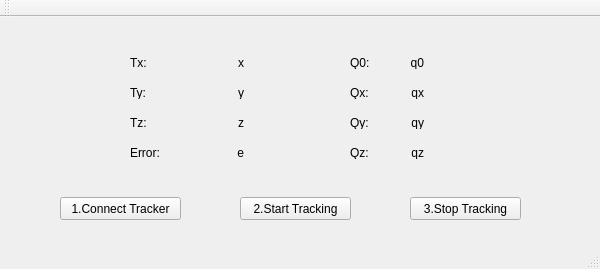
<?xml version="1.0" encoding="UTF-8"?>
<ui version="4.0">
 <class>MyClassClass</class>
 <widget class="QMainWindow" name="MyClassClass">
  <property name="geometry">
   <rect>
    <x>0</x>
    <y>0</y>
    <width>600</width>
    <height>269</height>
   </rect>
  </property>
  <property name="windowTitle">
   <string>MyClass</string>
  </property>
  <widget class="QWidget" name="centralWidget">
   <widget class="QPushButton" name="pushButton_connect">
    <property name="geometry">
     <rect>
      <x>60</x>
      <y>180</y>
      <width>121</width>
      <height>23</height>
     </rect>
    </property>
    <property name="text">
     <string>1.Connect Tracker</string>
    </property>
   </widget>
   <widget class="QPushButton" name="pushButton_start">
    <property name="geometry">
     <rect>
      <x>240</x>
      <y>180</y>
      <width>111</width>
      <height>23</height>
     </rect>
    </property>
    <property name="text">
     <string>2.Start Tracking</string>
    </property>
   </widget>
   <widget class="QPushButton" name="pushButton_stop">
    <property name="geometry">
     <rect>
      <x>410</x>
      <y>180</y>
      <width>111</width>
      <height>23</height>
     </rect>
    </property>
    <property name="text">
     <string>3.Stop Tracking</string>
    </property>
   </widget>
   <widget class="QLabel" name="label_Tx">
    <property name="geometry">
     <rect>
      <x>130</x>
      <y>40</y>
      <width>54</width>
      <height>12</height>
     </rect>
    </property>
    <property name="text">
     <string>Tx:</string>
    </property>
   </widget>
   <widget class="QLabel" name="label_Ty">
    <property name="geometry">
     <rect>
      <x>130</x>
      <y>70</y>
      <width>54</width>
      <height>12</height>
     </rect>
    </property>
    <property name="text">
     <string>Ty:</string>
    </property>
   </widget>
   <widget class="QLabel" name="label_Tz">
    <property name="geometry">
     <rect>
      <x>130</x>
      <y>100</y>
      <width>54</width>
      <height>12</height>
     </rect>
    </property>
    <property name="text">
     <string>Tz:</string>
    </property>
   </widget>
   <widget class="QLabel" name="label_Terror">
    <property name="geometry">
     <rect>
      <x>130</x>
      <y>130</y>
      <width>54</width>
      <height>12</height>
     </rect>
    </property>
    <property name="text">
     <string>Error:</string>
    </property>
   </widget>
   <widget class="QLabel" name="label_valx">
    <property name="geometry">
     <rect>
      <x>190</x>
      <y>40</y>
      <width>54</width>
      <height>12</height>
     </rect>
    </property>
    <property name="text">
     <string>x</string>
    </property>
    <property name="alignment">
     <set>Qt::AlignRight|Qt::AlignTrailing|Qt::AlignVCenter</set>
    </property>
   </widget>
   <widget class="QLabel" name="label_valy">
    <property name="geometry">
     <rect>
      <x>190</x>
      <y>70</y>
      <width>54</width>
      <height>12</height>
     </rect>
    </property>
    <property name="text">
     <string>y</string>
    </property>
    <property name="alignment">
     <set>Qt::AlignRight|Qt::AlignTrailing|Qt::AlignVCenter</set>
    </property>
   </widget>
   <widget class="QLabel" name="label_valz">
    <property name="geometry">
     <rect>
      <x>190</x>
      <y>100</y>
      <width>54</width>
      <height>12</height>
     </rect>
    </property>
    <property name="text">
     <string>z</string>
    </property>
    <property name="alignment">
     <set>Qt::AlignRight|Qt::AlignTrailing|Qt::AlignVCenter</set>
    </property>
   </widget>
   <widget class="QLabel" name="label_vale">
    <property name="geometry">
     <rect>
      <x>190</x>
      <y>130</y>
      <width>54</width>
      <height>12</height>
     </rect>
    </property>
    <property name="text">
     <string>e</string>
    </property>
    <property name="alignment">
     <set>Qt::AlignRight|Qt::AlignTrailing|Qt::AlignVCenter</set>
    </property>
   </widget>
   <widget class="QLabel" name="label_Q0">
    <property name="geometry">
     <rect>
      <x>350</x>
      <y>40</y>
      <width>54</width>
      <height>12</height>
     </rect>
    </property>
    <property name="text">
     <string>Q0:</string>
    </property>
   </widget>
   <widget class="QLabel" name="label_Qx">
    <property name="geometry">
     <rect>
      <x>350</x>
      <y>70</y>
      <width>54</width>
      <height>12</height>
     </rect>
    </property>
    <property name="text">
     <string>Qx:</string>
    </property>
   </widget>
   <widget class="QLabel" name="label_Qy">
    <property name="geometry">
     <rect>
      <x>350</x>
      <y>100</y>
      <width>54</width>
      <height>12</height>
     </rect>
    </property>
    <property name="text">
     <string>Qy:</string>
    </property>
   </widget>
   <widget class="QLabel" name="label_Qz">
    <property name="geometry">
     <rect>
      <x>350</x>
      <y>130</y>
      <width>54</width>
      <height>12</height>
     </rect>
    </property>
    <property name="text">
     <string>Qz:</string>
    </property>
   </widget>
   <widget class="QLabel" name="label_valq0">
    <property name="geometry">
     <rect>
      <x>370</x>
      <y>40</y>
      <width>54</width>
      <height>12</height>
     </rect>
    </property>
    <property name="text">
     <string>q0</string>
    </property>
    <property name="alignment">
     <set>Qt::AlignRight|Qt::AlignTrailing|Qt::AlignVCenter</set>
    </property>
   </widget>
   <widget class="QLabel" name="label_valqx">
    <property name="geometry">
     <rect>
      <x>370</x>
      <y>70</y>
      <width>54</width>
      <height>12</height>
     </rect>
    </property>
    <property name="text">
     <string>qx</string>
    </property>
    <property name="alignment">
     <set>Qt::AlignRight|Qt::AlignTrailing|Qt::AlignVCenter</set>
    </property>
   </widget>
   <widget class="QLabel" name="label_valqy">
    <property name="geometry">
     <rect>
      <x>370</x>
      <y>100</y>
      <width>54</width>
      <height>12</height>
     </rect>
    </property>
    <property name="text">
     <string>qy</string>
    </property>
    <property name="alignment">
     <set>Qt::AlignRight|Qt::AlignTrailing|Qt::AlignVCenter</set>
    </property>
   </widget>
   <widget class="QLabel" name="label_valqz">
    <property name="geometry">
     <rect>
      <x>370</x>
      <y>130</y>
      <width>54</width>
      <height>12</height>
     </rect>
    </property>
    <property name="text">
     <string>qz</string>
    </property>
    <property name="alignment">
     <set>Qt::AlignRight|Qt::AlignTrailing|Qt::AlignVCenter</set>
    </property>
   </widget>
   <zorder>pushButton_connect</zorder>
   <zorder>pushButton_stop</zorder>
   <zorder>pushButton_start</zorder>
   <zorder>label_Tx</zorder>
   <zorder>label_Ty</zorder>
   <zorder>label_Tz</zorder>
   <zorder>label_Terror</zorder>
   <zorder>label_valx</zorder>
   <zorder>label_valy</zorder>
   <zorder>label_valz</zorder>
   <zorder>label_vale</zorder>
   <zorder>label_Q0</zorder>
   <zorder>label_Qx</zorder>
   <zorder>label_Qy</zorder>
   <zorder>label_Qz</zorder>
   <zorder>label_valq0</zorder>
   <zorder>label_valqx</zorder>
   <zorder>label_valqy</zorder>
   <zorder>label_valqz</zorder>
  </widget>
  <widget class="QMenuBar" name="menuBar">
   <property name="geometry">
    <rect>
     <x>0</x>
     <y>0</y>
     <width>600</width>
     <height>17</height>
    </rect>
   </property>
  </widget>
  <widget class="QToolBar" name="mainToolBar">
   <attribute name="toolBarArea">
    <enum>TopToolBarArea</enum>
   </attribute>
   <attribute name="toolBarBreak">
    <bool>false</bool>
   </attribute>
  </widget>
  <widget class="QStatusBar" name="statusBar"/>
 </widget>
 <layoutdefault spacing="6" margin="11"/>
 <resources>
  <include location="myclass.qrc"/>
 </resources>
 <connections/>
</ui>
